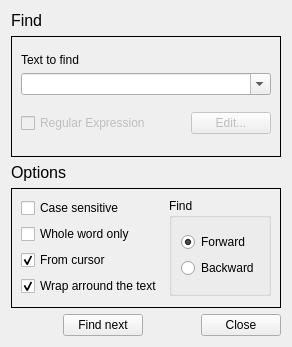
<ui version="4.0" >
 <class>findForm</class>
 <widget class="QDialog" name="findForm" >
  <property name="windowModality" >
   <enum>Qt::ApplicationModal</enum>
  </property>
  <property name="geometry" >
   <rect>
    <x>0</x>
    <y>0</y>
    <width>292</width>
    <height>347</height>
   </rect>
  </property>
  <property name="sizePolicy" >
   <sizepolicy vsizetype="Preferred" hsizetype="Preferred" >
    <horstretch>0</horstretch>
    <verstretch>0</verstretch>
   </sizepolicy>
  </property>
  <property name="minimumSize" >
   <size>
    <width>0</width>
    <height>0</height>
   </size>
  </property>
  <property name="maximumSize" >
   <size>
    <width>3342</width>
    <height>3665</height>
   </size>
  </property>
  <property name="windowTitle" >
   <string>Find Text</string>
  </property>
  <layout class="QGridLayout" >
   <item row="0" column="0" >
    <widget class="QLabel" name="label" >
     <property name="sizePolicy" >
      <sizepolicy vsizetype="Fixed" hsizetype="Fixed" >
       <horstretch>0</horstretch>
       <verstretch>0</verstretch>
      </sizepolicy>
     </property>
     <property name="font" >
      <font>
       <pointsize>12</pointsize>
      </font>
     </property>
     <property name="text" >
      <string>Find</string>
     </property>
    </widget>
   </item>
   <item row="1" column="0" >
    <widget class="QFrame" name="frame" >
     <property name="frameShape" >
      <enum>QFrame::Box</enum>
     </property>
     <property name="frameShadow" >
      <enum>QFrame::Plain</enum>
     </property>
     <layout class="QGridLayout" >
      <item row="0" column="0" >
       <layout class="QVBoxLayout" >
        <item>
         <widget class="QLabel" name="label_2" >
          <property name="sizePolicy" >
           <sizepolicy vsizetype="Fixed" hsizetype="Fixed" >
            <horstretch>0</horstretch>
            <verstretch>0</verstretch>
           </sizepolicy>
          </property>
          <property name="text" >
           <string>Text to find</string>
          </property>
         </widget>
        </item>
        <item>
         <widget class="QComboBox" name="findComboBox" >
          <property name="editable" >
           <bool>true</bool>
          </property>
         </widget>
        </item>
       </layout>
      </item>
      <item row="1" column="0" >
       <layout class="QHBoxLayout" >
        <item>
         <widget class="QCheckBox" name="regExprCB" >
          <property name="enabled" >
           <bool>false</bool>
          </property>
          <property name="text" >
           <string>Regular Expression</string>
          </property>
         </widget>
        </item>
        <item>
         <spacer>
          <property name="orientation" >
           <enum>Qt::Horizontal</enum>
          </property>
          <property name="sizeHint" >
           <size>
            <width>44</width>
            <height>30</height>
           </size>
          </property>
         </spacer>
        </item>
        <item>
         <widget class="QPushButton" name="regExprEditBtn" >
          <property name="enabled" >
           <bool>false</bool>
          </property>
          <property name="text" >
           <string>Edit...</string>
          </property>
         </widget>
        </item>
       </layout>
      </item>
     </layout>
    </widget>
   </item>
   <item row="2" column="0" >
    <widget class="QLabel" name="label_3" >
     <property name="sizePolicy" >
      <sizepolicy vsizetype="Fixed" hsizetype="Fixed" >
       <horstretch>0</horstretch>
       <verstretch>0</verstretch>
      </sizepolicy>
     </property>
     <property name="font" >
      <font>
       <pointsize>12</pointsize>
      </font>
     </property>
     <property name="text" >
      <string>Options</string>
     </property>
    </widget>
   </item>
   <item row="3" column="0" >
    <widget class="QFrame" name="frame_2" >
     <property name="frameShape" >
      <enum>QFrame::Box</enum>
     </property>
     <property name="frameShadow" >
      <enum>QFrame::Plain</enum>
     </property>
     <layout class="QGridLayout" >
      <item row="0" column="0" >
       <widget class="QCheckBox" name="caseSensCB" >
        <property name="text" >
         <string>Case sensitive</string>
        </property>
       </widget>
      </item>
      <item rowspan="4" row="0" column="1" >
       <widget class="QGroupBox" name="findBox" >
        <property name="title" >
         <string>Find</string>
        </property>
        <layout class="QGridLayout" >
         <item row="0" column="0" >
          <layout class="QVBoxLayout" >
           <item>
            <widget class="QRadioButton" name="forwardRBtn" >
             <property name="text" >
              <string>Forward</string>
             </property>
             <property name="checked" >
              <bool>true</bool>
             </property>
            </widget>
           </item>
           <item>
            <widget class="QRadioButton" name="radioButton_2" >
             <property name="text" >
              <string>Backward</string>
             </property>
            </widget>
           </item>
          </layout>
         </item>
        </layout>
       </widget>
      </item>
      <item row="1" column="0" >
       <widget class="QCheckBox" name="wWOnlyCB" >
        <property name="text" >
         <string>Whole word only</string>
        </property>
       </widget>
      </item>
      <item row="2" column="0" >
       <widget class="QCheckBox" name="fromcurCB" >
        <property name="enabled" >
         <bool>true</bool>
        </property>
        <property name="text" >
         <string>From cursor</string>
        </property>
        <property name="checked" >
         <bool>true</bool>
        </property>
       </widget>
      </item>
      <item row="3" column="0" >
       <widget class="QCheckBox" name="wrapCB" >
        <property name="text" >
         <string>Wrap arround the text</string>
        </property>
        <property name="checked" >
         <bool>true</bool>
        </property>
        <property name="tristate" >
         <bool>false</bool>
        </property>
       </widget>
      </item>
     </layout>
    </widget>
   </item>
   <item row="4" column="0" >
    <layout class="QHBoxLayout" >
     <item>
      <spacer>
       <property name="orientation" >
        <enum>Qt::Horizontal</enum>
       </property>
       <property name="sizeHint" >
        <size>
         <width>40</width>
         <height>20</height>
        </size>
       </property>
      </spacer>
     </item>
     <item>
      <widget class="QPushButton" name="findBtn" >
       <property name="text" >
        <string>Find next</string>
       </property>
      </widget>
     </item>
     <item>
      <spacer>
       <property name="orientation" >
        <enum>Qt::Horizontal</enum>
       </property>
       <property name="sizeHint" >
        <size>
         <width>40</width>
         <height>20</height>
        </size>
       </property>
      </spacer>
     </item>
     <item>
      <widget class="QPushButton" name="closeBtn" >
       <property name="text" >
        <string>Close</string>
       </property>
      </widget>
     </item>
    </layout>
   </item>
  </layout>
 </widget>
 <resources/>
 <connections>
  <connection>
   <sender>regExprCB</sender>
   <signal>clicked(bool)</signal>
   <receiver>regExprEditBtn</receiver>
   <slot>setEnabled(bool)</slot>
   <hints>
    <hint type="sourcelabel" >
     <x>105</x>
     <y>111</y>
    </hint>
    <hint type="destinationlabel" >
     <x>239</x>
     <y>114</y>
    </hint>
   </hints>
  </connection>
 </connections>
</ui>
